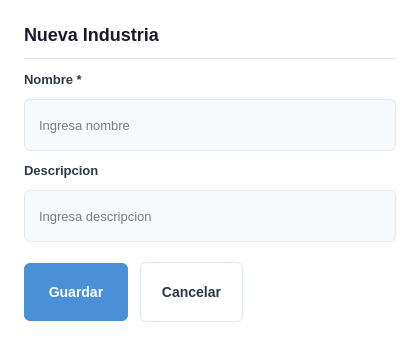
<?xml version="1.0" encoding="UTF-8"?>
<ui version="4.0">
 <class>IndustriasForm</class>
 <widget class="QDialog" name="IndustriasForm">
  <property name="geometry"><rect><x>0</x><y>0</y><width>420</width><height>280</height></rect></property>
  <property name="windowTitle"><string>Nueva Industria</string></property>
  <property name="styleSheet"><string notr="true">
QDialog { background-color: white; }
QLabel#dialogTitle { font-size: 18px; font-weight: bold; color: #1a1a2e; }
QLineEdit { padding: 8px 12px; border: 1px solid #e2e8f0; border-radius: 6px; background-color: #f7fafc; font-size: 13px; min-height: 34px; }
QLineEdit:focus { border: 1px solid #4a90d9; background-color: white; }
QLineEdit:hover { border: 1px solid #cbd5e0; }
QPushButton#btnGuardar { background-color: #4a90d9; color: white; border: none; border-radius: 6px; font-size: 14px; font-weight: 600; padding: 10px 24px; min-height: 38px; }
QPushButton#btnGuardar:hover { background-color: #3a7bc8; }
QPushButton#btnCancelar { background-color: white; color: #2d3748; border: 1px solid #e2e8f0; border-radius: 6px; font-size: 14px; font-weight: 500; padding: 10px 20px; min-height: 38px; }
QPushButton#btnCancelar:hover { background-color: #f7fafc; border-color: #cbd5e0; }
  </string></property>
  <layout class="QVBoxLayout" name="mainLayout">
   <property name="spacing"><number>12</number></property>
   <property name="leftMargin"><number>24</number></property><property name="topMargin"><number>24</number></property><property name="rightMargin"><number>24</number></property><property name="bottomMargin"><number>24</number></property>
   <item><widget class="QLabel" name="dialogTitle"><property name="text"><string>Nueva Industria</string></property></widget></item>
   <item><widget class="QFrame" name="separator"><property name="frameShape"><enum>QFrame::HLine</enum></property><property name="styleSheet"><string>color: #e2e8f0;</string></property></widget></item>
   <item><widget class="QLabel" name="label_Nombre"><property name="text"><string>Nombre *</string></property><property name="styleSheet"><string>font-size: 13px; color: #2d3748; font-weight: 600;</string></property></widget></item>
   <item><widget class="QLineEdit" name="input_Nombre"><property name="placeholderText"><string>Ingresa nombre</string></property></widget></item>
   <item><widget class="QLabel" name="label_Descripcion"><property name="text"><string>Descripcion</string></property><property name="styleSheet"><string>font-size: 13px; color: #2d3748; font-weight: 600;</string></property></widget></item>
   <item><widget class="QLineEdit" name="input_Descripcion"><property name="placeholderText"><string>Ingresa descripcion</string></property></widget></item>
   <item><spacer name="verticalSpacer"><property name="orientation"><enum>Qt::Vertical</enum></property><property name="sizeType"><enum>QSizePolicy::Fixed</enum></property><property name="sizeHint" stdset="0"><size><width>20</width><height>8</height></size></property></spacer></item>
   <item>
    <layout class="QHBoxLayout" name="buttonLayout">
     <item><widget class="QPushButton" name="btnGuardar"><property name="text"><string>Guardar</string></property><property name="cursor"><cursorShape>PointingHandCursor</cursorShape></property></widget></item>
     <item><widget class="QPushButton" name="btnCancelar"><property name="text"><string>Cancelar</string></property><property name="cursor"><cursorShape>PointingHandCursor</cursorShape></property></widget></item>
     <item><spacer name="buttonSpacer"><property name="orientation"><enum>Qt::Horizontal</enum></property><property name="sizeHint" stdset="0"><size><width>40</width><height>20</height></size></property></spacer></item>
    </layout>
   </item>
  </layout>
 </widget>
 <resources/>
 <connections/>
</ui>
